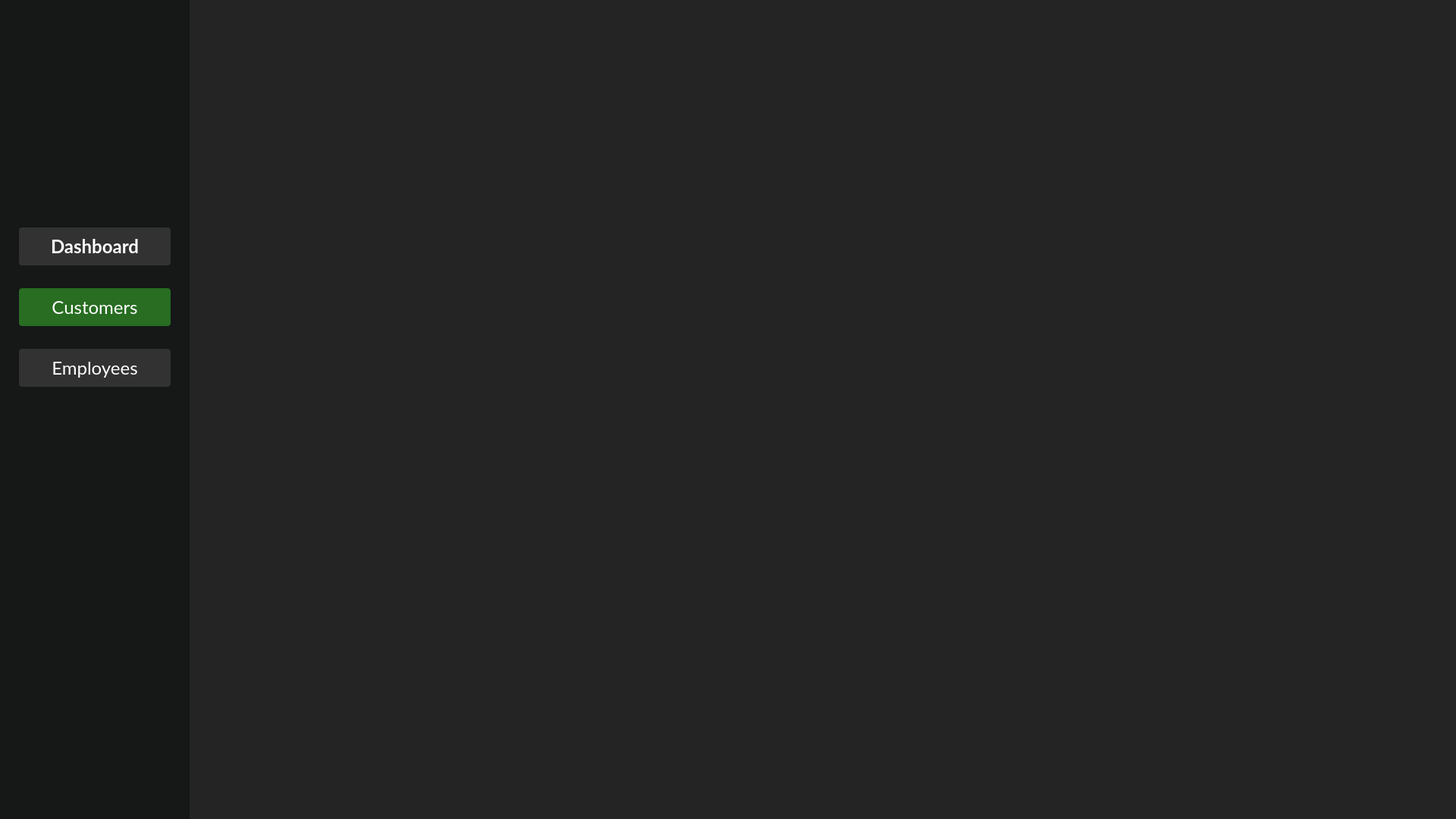
<?xml version="1.0" encoding="UTF-8"?>
<ui version="4.0">
 <class>CustomersPage</class>
 <widget class="QWidget" name="CustomersPage">
  <property name="geometry">
   <rect>
    <x>0</x>
    <y>0</y>
    <width>1920</width>
    <height>1080</height>
   </rect>
  </property>
  <property name="windowTitle">
   <string>Form</string>
  </property>
  <property name="styleSheet">
   <string notr="true">background-color:rgba(36, 36, 36, 1);</string>
  </property>
  <widget class="QWidget" name="side_bar_menu" native="true">
   <property name="geometry">
    <rect>
     <x>0</x>
     <y>0</y>
     <width>250</width>
     <height>1080</height>
    </rect>
   </property>
   <property name="styleSheet">
    <string notr="true">background-color:rgba(22, 23, 23, 1);</string>
   </property>
   <widget class="QLabel" name="side_menu_logo_2">
    <property name="geometry">
     <rect>
      <x>70</x>
      <y>70</y>
      <width>120</width>
      <height>120</height>
     </rect>
    </property>
    <property name="styleSheet">
     <string notr="true"/>
    </property>
    <property name="text">
     <string/>
    </property>
    <property name="pixmap">
     <pixmap>build/Desktop_Qt_6_8_2_MinGW_64_bit-Debug/img/logo.png</pixmap>
    </property>
    <property name="scaledContents">
     <bool>true</bool>
    </property>
   </widget>
   <widget class="QPushButton" name="dashboard_btn">
    <property name="geometry">
     <rect>
      <x>25</x>
      <y>300</y>
      <width>200</width>
      <height>50</height>
     </rect>
    </property>
    <property name="font">
     <font>
      <family>Lato</family>
      <pointsize>-1</pointsize>
      <italic>false</italic>
      <bold>true</bold>
     </font>
    </property>
    <property name="styleSheet">
     <string notr="true">QPushButton {
    font-family: Lato;
	padding-left:0px;
    border: none;
    border-radius: 4px;
    background-color:rgba(50, 50, 50, 1);
    font-size: 24px;
    color: white;
    text-align: center;
}

QPushButton:hover {
    background-color: rgba(52, 167, 42, 0.4);
}
</string>
    </property>
    <property name="text">
     <string>Dashboard</string>
    </property>
    <property name="iconSize">
     <size>
      <width>30</width>
      <height>30</height>
     </size>
    </property>
   </widget>
   <widget class="QPushButton" name="customers_btn">
    <property name="geometry">
     <rect>
      <x>25</x>
      <y>380</y>
      <width>200</width>
      <height>50</height>
     </rect>
    </property>
    <property name="styleSheet">
     <string notr="true">QPushButton {
    font-family: Lato;
	padding-left:0px;
    border: none;
    border-radius: 4px;
    background-color: rgba(52, 167, 42, 0.6);
    font-size: 24px;
    color: white;
    text-align: center;
}

QPushButton:hover {
    background-color: rgba(52, 167, 42, 0.4);
}
</string>
    </property>
    <property name="text">
     <string>Customers</string>
    </property>
    <property name="icon">
     <iconset>
      <normaloff>build/Desktop_Qt_6_8_2_MinGW_64_bit-Debug/img/cust_btn.svg</normaloff>build/Desktop_Qt_6_8_2_MinGW_64_bit-Debug/img/cust_btn.svg</iconset>
    </property>
    <property name="iconSize">
     <size>
      <width>30</width>
      <height>30</height>
     </size>
    </property>
   </widget>
   <widget class="QLabel" name="side_menu_logo">
    <property name="geometry">
     <rect>
      <x>30</x>
      <y>190</y>
      <width>190</width>
      <height>50</height>
     </rect>
    </property>
    <property name="text">
     <string/>
    </property>
    <property name="pixmap">
     <pixmap>img/company_name.svg</pixmap>
    </property>
    <property name="scaledContents">
     <bool>true</bool>
    </property>
   </widget>
   <widget class="QPushButton" name="employees_btn">
    <property name="geometry">
     <rect>
      <x>25</x>
      <y>460</y>
      <width>200</width>
      <height>50</height>
     </rect>
    </property>
    <property name="styleSheet">
     <string notr="true">QPushButton {
    font-family: Lato;
	padding-left:0px;
    border: none;
    border-radius: 4px;
    background-color:rgba(50, 50, 50, 1);
    font-size: 24px;
    color: white;
    text-align: center;
}

QPushButton:hover {
    background-color: rgba(52, 167, 42, 0.4);
}
</string>
    </property>
    <property name="text">
     <string>Employees</string>
    </property>
   </widget>
   <zorder>dashboard_btn</zorder>
   <zorder>customers_btn</zorder>
   <zorder>side_menu_logo</zorder>
   <zorder>employees_btn</zorder>
   <zorder>side_menu_logo_2</zorder>
  </widget>
 </widget>
 <resources/>
 <connections/>
</ui>
